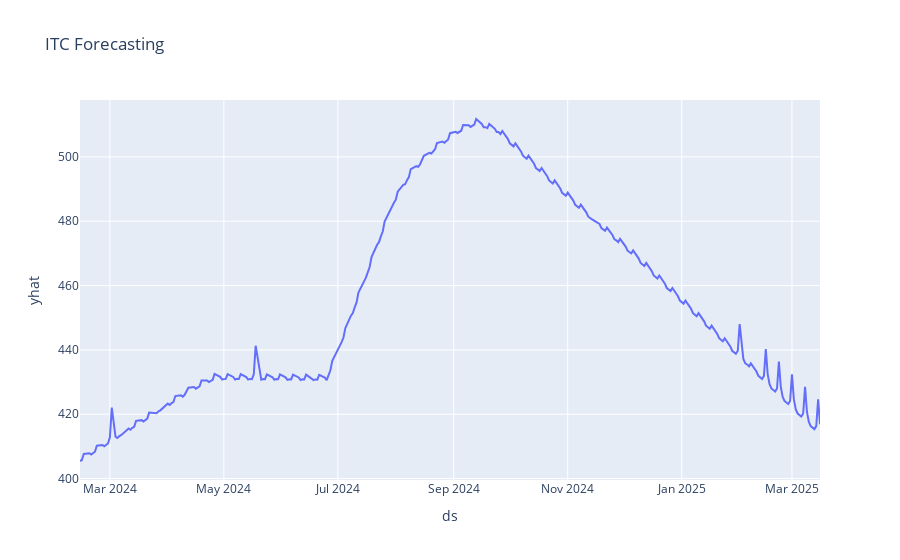

Notebook cell for this chart:
### Code cell
px.line(forecast, x='ds', y='yhat', title='ITC Forecasting')

### Figure 1 — Plotly figure (JSON) as saved in the notebook; plotly's stock layout.template omitted (floating-point values rounded to 4 significant figures; data arrays with more than 128 entries replaced by an {"elided": "..."} marker saying what was removed)
{"data": [{"hovertemplate": "ds=%{x}<br>yhat=%{y}<extra></extra>", "legendgroup": "", "line": {"color": "#636efa", "dash": "solid"}, "marker": {"symbol": "circle"}, "mode": "lines", "name": "", "orientation": "v", "showlegend": false, "type": "scatter", "x": {"elided": "282 str values"}, "xaxis": "x", "y": {"elided": "282 float values"}, "yaxis": "y"}], "layout": {"legend": {"tracegroupgap": 0}, "title": {"text": "ITC Forecasting"}, "xaxis": {"anchor": "y", "domain": [0, 1], "title": {"text": "ds"}}, "yaxis": {"anchor": "x", "domain": [0, 1], "title": {"text": "yhat"}}}}
